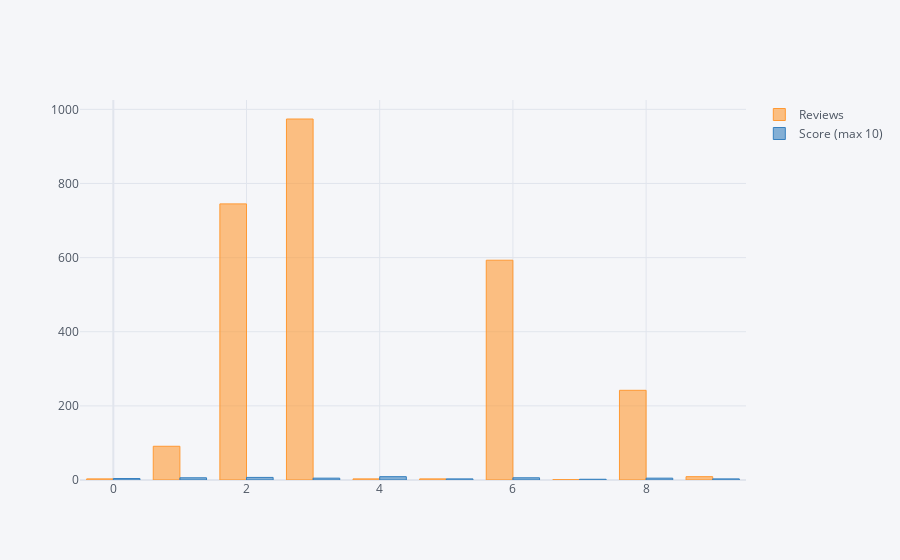

This figure's notebook cell:
### Code cell
df[['Reviews' , 'Score (max 10)']].head(10).iplot(kind = 'bar' , bins = 50)

### Figure 1 — Plotly figure (JSON) as saved in the notebook; plotly's stock layout.template omitted (floating-point values rounded to 4 significant figures)
{"data": [{"marker": {"color": "rgba(255, 153, 51, 0.6)", "line": {"color": "rgba(255, 153, 51, 1.0)", "width": 1}}, "name": "Reviews", "orientation": "v", "text": "", "type": "bar", "x": [0, 1, 2, 3, 4, 5, 6, 7, 8, 9], "y": [3, 91, 745, 974, 3, 3, 593, 1, 242, 9]}, {"marker": {"color": "rgba(55, 128, 191, 0.6)", "line": {"color": "rgba(55, 128, 191, 1.0)", "width": 1}}, "name": "Score (max 10)", "orientation": "v", "text": "", "type": "bar", "x": [0, 1, 2, 3, 4, 5, 6, 7, 8, 9], "y": [4, 6, 7, 5, 9, 3, 6, 2, 5, 3]}], "layout": {"legend": {"bgcolor": "#F5F6F9", "font": {"color": "#4D5663"}}, "paper_bgcolor": "#F5F6F9", "plot_bgcolor": "#F5F6F9", "title": {"font": {"color": "#4D5663"}}, "xaxis": {"gridcolor": "#E1E5ED", "showgrid": true, "tickfont": {"color": "#4D5663"}, "title": {"font": {"color": "#4D5663"}, "text": ""}, "zerolinecolor": "#E1E5ED"}, "yaxis": {"gridcolor": "#E1E5ED", "showgrid": true, "tickfont": {"color": "#4D5663"}, "title": {"font": {"color": "#4D5663"}, "text": ""}, "zerolinecolor": "#E1E5ED"}}}
